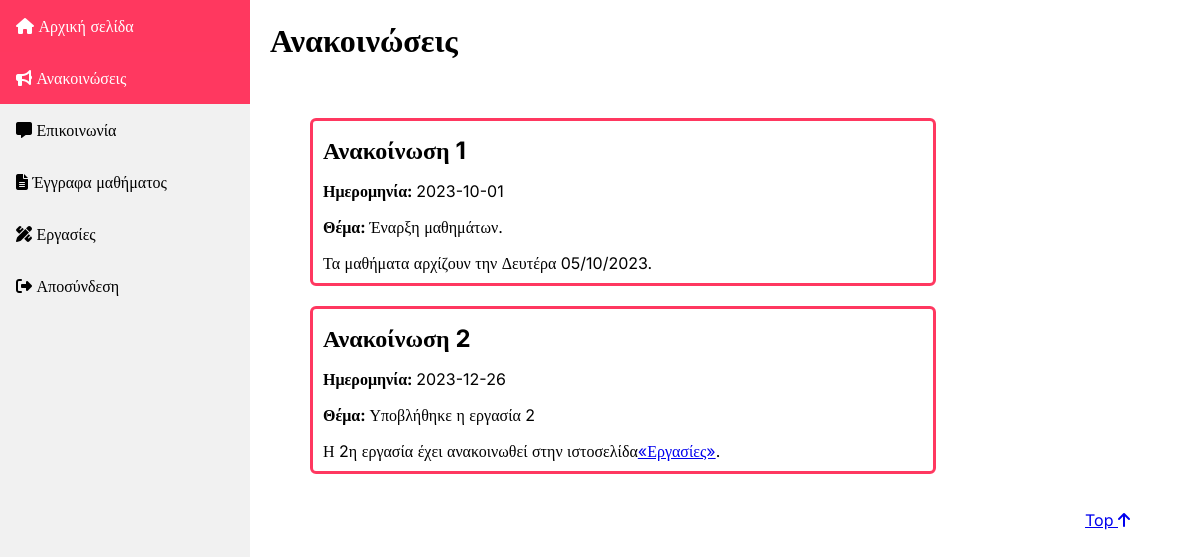
The page /public/announcement.php (signed in) on the database as committed earlier.
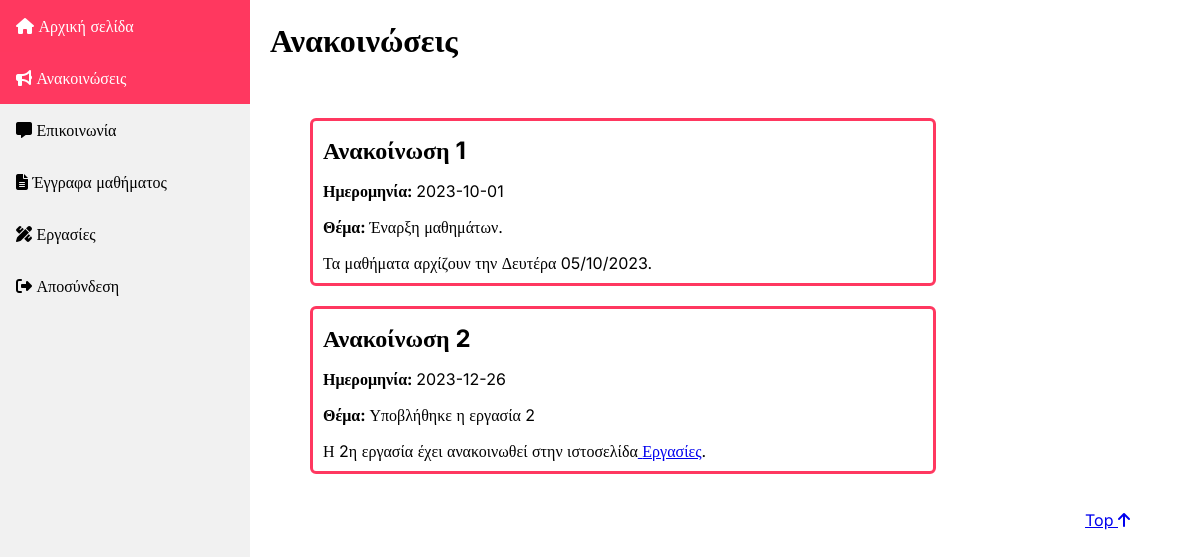
The same page on the database as committed later.
### tables this page shows
CREATE TABLE `announcements` (
  `id` int(11) NOT NULL,
  `date` date NOT NULL,
  `subject` varchar(200) NOT NULL,
  `text` mediumtext NOT NULL
);

### public/announcement.php (the view, shortened to what this page needs)
<!DOCTYPE html>
<html lang="el">
    <head>
        <link rel="stylesheet" type="text/css" media="screen"
            href="../css/style.css"/>
        <link href="../assets/fontawesome/css/fontawesome.css" rel="stylesheet">
        <link href="../assets/fontawesome/css/brands.css" rel="stylesheet">
        <link href="../assets/fontawesome/css/solid.css" rel="stylesheet">
    <body>
        <div class="sidebar">
            <a href="./introduction.php">
                <i class="fas fa-home"></i> Αρχική σελίδα
            </a>
            <a class="active" href="#">
                <i class="fas fa-bullhorn"></i> Ανακοινώσεις
            </a>
            <a href="./communication.php">
                <i class="fas fa-comment-alt"></i> Επικοινωνία
            </a>
            <a href="./documents.php">
                <i class="fas fa-file-alt"></i> Έγγραφα μαθήματος
            </a>
            <a href="./homework.php">
                <i class="fas fa-pencil-ruler"></i> Εργασίες
            </a>
            <a href="../src/logout.php">
                <i class="fa-solid fa-right-from-bracket"></i> Αποσύνδεση
            </a>
        </div>
        <main>
            <?php
                $db = require "../src/connectToDataBase.php";
                $sql = "SELECT id, date, subject, text FROM announcements;";
                $result = $db->query($sql);
                echo "
                    <h1>Ανακοινώσεις</h1>
                    <ul>
                ";
                while ($row = mysqli_fetch_row($result)) {
                    echo '
                        <li class="list-box">
                            <h2>Ανακοίνωση '.$row[0].'</h2>
                            <p>
                                <span class="bold-text">Ημερομηνία: </span>
                                '.$row[1].'
                            </p>
                            <p class="subject">
                                <span class="bold-text">Θέμα: </span>
                                '.$row[2].'
                            </p>
                            <p>'.$row[3].'</p>
                        </li>';
                }
                echo "</ul>";
            ?>
            <div class="top-link">
                <a href="#top">Top
                    <i class="fa-solid fa-arrow-up"></i>
                </a>
            </div>
        </main>
    </body>
</html>

Rows that differ between the two databases and show on the page:
changed announcements "Υποβλήθηκε η εργασία 2": text "Η 2η εργασία έχει ανακοινωθεί στην ιστοσελίδα «Εργασίες» ." → "Η 2η εργασία έχει ανακοινωθεί στην ιστοσελίδα Εργασίες ."
